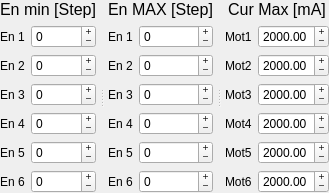
                    <widget class="QSplitter" name="EnSelect">
                        <property name="orientation">
                            <enum>Qt::Horizontal</enum>
                        </property>
                        <property name="handleWidth">
                            <number>12</number>
                        </property>
                        <widget class="QWidget" name="layoutWidget">
                            <layout class="QVBoxLayout" name="EnMin">
                                <item>
                                    <widget class="QLabel" name="valMinScr_2">
                                        <property name="font">
                                            <font>
                                                <pointsize>12</pointsize>
                                                <strikeout>false</strikeout>
                                                <kerning>true</kerning>
                                            </font>
                                        </property>
                                        <property name="text">
                                            <string>En min [Step]</string>
                                        </property>
                                        <property name="alignment">
                                            <set>Qt::AlignCenter</set>
                                        </property>
                                    </widget>
                                </item>
                                <item>
                                    <layout class="QFormLayout" name="formLayout_2">
                                        <property name="fieldGrowthPolicy">
                                            <enum>QFormLayout::AllNonFixedFieldsGrow</enum>
                                        </property>
                                        <property name="labelAlignment">
                                            <set>Qt::AlignCenter</set>
                                        </property>
                                        <property name="formAlignment">
                                            <set>Qt::AlignLeading|Qt::AlignLeft|Qt::AlignTop</set>
                                        </property>
                                        <item row="0" column="0">
                                            <widget class="QLabel" name="en1Label_2">
                                                <property name="text">
                                                    <string>En 1</string>
                                                </property>
                                                <property name="buddy">
                                                    <cstring>en1Min</cstring>
                                                </property>
                                            </widget>
                                        </item>
                                        <item row="0" column="1">
                                            <widget class="QSpinBox" name="en1Min">
                                                <property name="buttonSymbols">
                                                    <enum>QAbstractSpinBox::PlusMinus</enum>
                                                </property>
                                                <property name="minimum">
                                                    <number>-99999</number>
                                                </property>
                                                <property name="maximum">
                                                    <number>99999</number>
                                                </property>
                                            </widget>
                                        </item>
                                        <item row="1" column="0">
                                            <widget class="QLabel" name="en2Label_2">
                                                <property name="text">
                                                    <string>En 2</string>
                                                </property>
                                                <property name="buddy">
                                                    <cstring>en2Min</cstring>
                                                </property>
                                            </widget>
                                        </item>
                                        <item row="1" column="1">
                                            <widget class="QSpinBox" name="en2Min">
                                                <property name="buttonSymbols">
                                                    <enum>QAbstractSpinBox::PlusMinus</enum>
                                                </property>
                                                <property name="minimum">
                                                    <number>-99999</number>
                                                </property>
                                                <property name="maximum">
                                                    <number>99999</number>
                                                </property>
                                            </widget>
                                        </item>
                                        <item row="2" column="0">
                                            <widget class="QLabel" name="en3Label_2">
                                                <property name="text">
                                                    <string>En 3</string>
                                                </property>
                                                <property name="buddy">
                                                    <cstring>en3Min</cstring>
                                                </property>
                                            </widget>
                                        </item>
                                        <item row="2" column="1">
                                            <widget class="QSpinBox" name="en3Min">
                                                <property name="buttonSymbols">
                                                    <enum>QAbstractSpinBox::PlusMinus</enum>
                                                </property>
                                                <property name="minimum">
                                                    <number>-99999</number>
                                                </property>
                                                <property name="maximum">
                                                    <number>99999</number>
                                                </property>
                                            </widget>
                                        </item>
                                        <item row="3" column="0">
                                            <widget class="QLabel" name="en4Label_2">
                                                <property name="text">
                                                    <string>En 4</string>
                                                </property>
                                                <property name="buddy">
                                                    <cstring>en4Min</cstring>
                                                </property>
                                            </widget>
                                        </item>
                                        <item row="3" column="1">
                                            <widget class="QSpinBox" name="en4Min">
                                                <property name="buttonSymbols">
                                                    <enum>QAbstractSpinBox::PlusMinus</enum>
                                                </property>
                                                <property name="minimum">
                                                    <number>-99999</number>
                                                </property>
                                                <property name="maximum">
                                                    <number>99999</number>
                                                </property>
                                            </widget>
                                        </item>
                                        <item row="4" column="0">
                                            <widget class="QLabel" name="en5Label_2">
                                                <property name="text">
                                                    <string>En 5</string>
                                                </property>
                                                <property name="buddy">
                                                    <cstring>en5Min</cstring>
                                                </property>
                                            </widget>
                                        </item>
                                        <item row="4" column="1">
                                            <widget class="QSpinBox" name="en5Min">
                                                <property name="buttonSymbols">
                                                    <enum>QAbstractSpinBox::PlusMinus</enum>
                                                </property>
                                                <property name="minimum">
                                                    <number>-99999</number>
                                                </property>
                                                <property name="maximum">
                                                    <number>99999</number>
                                                </property>
                                            </widget>
                                        </item>
                                        <item row="5" column="0">
                                            <widget class="QLabel" name="en6Label_2">
                                                <property name="text">
                                                    <string>En 6</string>
                                                </property>
                                                <property name="buddy">
                                                    <cstring>en6Min</cstring>
                                                </property>
                                            </widget>
                                        </item>
                                        <item row="5" column="1">
                                            <widget class="QSpinBox" name="en6Min">
                                                <property name="buttonSymbols">
                                                    <enum>QAbstractSpinBox::PlusMinus</enum>
                                                </property>
                                                <property name="minimum">
                                                    <number>-99999</number>
                                                </property>
                                                <property name="maximum">
                                                    <number>99999</number>
                                                </property>
                                            </widget>
                                        </item>
                                    </layout>
                                </item>
                            </layout>
                        </widget>
                        <widget class="QWidget" name="layoutWidget">
                            <layout class="QVBoxLayout" name="EnMax">
                                <item>
                                    <widget class="QLabel" name="valMinScr">
                                        <property name="font">
                                            <font>
                                                <pointsize>12</pointsize>
                                                <strikeout>false</strikeout>
                                                <kerning>true</kerning>
                                            </font>
                                        </property>
                                        <property name="text">
                                            <string>En MAX [Step]</string>
                                        </property>
                                        <property name="textFormat">
                                            <enum>Qt::AutoText</enum>
                                        </property>
                                        <property name="alignment">
                                            <set>Qt::AlignCenter</set>
                                        </property>
                                    </widget>
                                </item>
                                <item>
                                    <layout class="QFormLayout" name="formLayout">
                                        <property name="fieldGrowthPolicy">
                                            <enum>QFormLayout::AllNonFixedFieldsGrow</enum>
                                        </property>
                                        <property name="labelAlignment">
                                            <set>Qt::AlignCenter</set>
                                        </property>
                                        <property name="formAlignment">
                                            <set>Qt::AlignLeading|Qt::AlignLeft|Qt::AlignTop</set>
                                        </property>
                                        <item row="0" column="0">
                                            <widget class="QLabel" name="en1Label">
                                                <property name="text">
                                                    <string>En 1</string>
                                                </property>
                                                <property name="buddy">
                                                    <cstring>en1Max</cstring>
                                                </property>
                                            </widget>
                                        </item>
                                        <item row="1" column="0">
                                            <widget class="QLabel" name="en2Label">
                                                <property name="text">
                                                    <string>En 2</string>
                                                </property>
                                                <property name="buddy">
                                                    <cstring>en2Max</cstring>
                                                </property>
                                            </widget>
                                        </item>
                                        <item row="1" column="1">
                                            <widget class="QSpinBox" name="en2Max">
                                                <property name="buttonSymbols">
                                                    <enum>QAbstractSpinBox::PlusMinus</enum>
                                                </property>
                                                <property name="minimum">
                                                    <number>-99999</number>
                                                </property>
                                                <property name="maximum">
                                                    <number>99999</number>
                                                </property>
                                            </widget>
                                        </item>
                                        <item row="2" column="0">
                                            <widget class="QLabel" name="en3Label">
                                                <property name="text">
                                                    <string>En 3</string>
                                                </property>
                                                <property name="buddy">
                                                    <cstring>en3Max</cstring>
                                                </property>
                                            </widget>
                                        </item>
                                        <item row="2" column="1">
                                            <widget class="QSpinBox" name="en3Max">
                                                <property name="buttonSymbols">
                                                    <enum>QAbstractSpinBox::PlusMinus</enum>
                                                </property>
                                                <property name="minimum">
                                                    <number>-99999</number>
                                                </property>
                                                <property name="maximum">
                                                    <number>99999</number>
                                                </property>
                                            </widget>
                                        </item>
                                        <item row="3" column="0">
                                            <widget class="QLabel" name="en4Label">
                                                <property name="text">
                                                    <string>En 4</string>
                                                </property>
                                                <property name="buddy">
                                                    <cstring>en4Max</cstring>
                                                </property>
                                            </widget>
                                        </item>
                                        <item row="3" column="1">
                                            <widget class="QSpinBox" name="en4Max">
                                                <property name="buttonSymbols">
                                                    <enum>QAbstractSpinBox::PlusMinus</enum>
                                                </property>
                                                <property name="minimum">
                                                    <number>-99999</number>
                                                </property>
                                                <property name="maximum">
                                                    <number>99999</number>
                                                </property>
                                            </widget>
                                        </item>
                                        <item row="4" column="0">
                                            <widget class="QLabel" name="en5Label">
                                                <property name="text">
                                                    <string>En 5</string>
                                                </property>
                                                <property name="buddy">
                                                    <cstring>en5Max</cstring>
                                                </property>
                                            </widget>
                                        </item>
                                        <item row="4" column="1">
                                            <widget class="QSpinBox" name="en5Max">
                                                <property name="buttonSymbols">
                                                    <enum>QAbstractSpinBox::PlusMinus</enum>
                                                </property>
                                                <property name="minimum">
                                                    <number>-99999</number>
                                                </property>
                                                <property name="maximum">
                                                    <number>99999</number>
                                                </property>
                                            </widget>
                                        </item>
                                        <item row="5" column="0">
                                            <widget class="QLabel" name="en6Label">
                                                <property name="text">
                                                    <string>En 6</string>
                                                </property>
                                                <property name="buddy">
                                                    <cstring>en6Max</cstring>
                                                </property>
                                            </widget>
                                        </item>
                                        <item row="5" column="1">
                                            <widget class="QSpinBox" name="en6Max">
                                                <property name="buttonSymbols">
                                                    <enum>QAbstractSpinBox::PlusMinus</enum>
                                                </property>
                                                <property name="minimum">
                                                    <number>-99999</number>
                                                </property>
                                                <property name="maximum">
                                                    <number>99999</number>
                                                </property>
                                            </widget>
                                        </item>
                                        <item row="0" column="1">
                                            <widget class="QSpinBox" name="en1Max">
                                                <property name="buttonSymbols">
                                                    <enum>QAbstractSpinBox::PlusMinus</enum>
                                                </property>
                                                <property name="minimum">
                                                    <number>-99999</number>
                                                </property>
                                                <property name="maximum">
                                                    <number>99999</number>
                                                </property>
                                            </widget>
                                        </item>
                                    </layout>
                                </item>
                            </layout>
                        </widget>
                        <widget class="QWidget" name="layoutWidget">
                            <layout class="QVBoxLayout" name="CurMax">
                                <item>
                                    <widget class="QLabel" name="valMinScr_3">
                                        <property name="font">
                                            <font>
                                                <pointsize>12</pointsize>
                                                <strikeout>false</strikeout>
                                                <kerning>true</kerning>
                                            </font>
                                        </property>
                                        <property name="text">
                                            <string>Cur Max [mA]</string>
                                        </property>
                                        <property name="textFormat">
                                            <enum>Qt::AutoText</enum>
                                        </property>
                                        <property name="alignment">
                                            <set>Qt::AlignCenter</set>
                                        </property>
                                    </widget>
                                </item>
                                <item>
                                    <layout class="QFormLayout" name="formLayout_3">
                                        <property name="fieldGrowthPolicy">
                                            <enum>QFormLayout::AllNonFixedFieldsGrow</enum>
                                        </property>
                                        <property name="labelAlignment">
                                            <set>Qt::AlignCenter</set>
                                        </property>
                                        <property name="formAlignment">
                                            <set>Qt::AlignLeading|Qt::AlignLeft|Qt::AlignTop</set>
                                        </property>
                                        <item row="0" column="0">
                                            <widget class="QLabel" name="en1Label_3">
                                                <property name="text">
                                                    <string>Mot1</string>
                                                </property>
                                            </widget>
                                        </item>
                                        <item row="1" column="0">
                                            <widget class="QLabel" name="en2Label_3">
                                                <property name="text">
                                                    <string>Mot2</string>
                                                </property>
                                            </widget>
                                        </item>
                                        <item row="2" column="0">
                                            <widget class="QLabel" name="en3Label_3">
                                                <property name="text">
                                                    <string>Mot3</string>
                                                </property>
                                            </widget>
                                        </item>
                                        <item row="3" column="0">
                                            <widget class="QLabel" name="en4Label_3">
                                                <property name="text">
                                                    <string>Mot4</string>
                                                </property>
                                            </widget>
                                        </item>
                                        <item row="4" column="0">
                                            <widget class="QLabel" name="en5Label_3">
                                                <property name="text">
                                                    <string>Mot5</string>
                                                </property>
                                            </widget>
                                        </item>
                                        <item row="5" column="0">
                                            <widget class="QLabel" name="en6Label_3">
                                                <property name="text">
                                                    <string>Mot6</string>
                                                </property>
                                            </widget>
                                        </item>
                                        <item row="0" column="1">
                                            <widget class="QDoubleSpinBox" name="curM1">
                                                <property name="buttonSymbols">
                                                    <enum>QAbstractSpinBox::PlusMinus</enum>
                                                </property>
                                                <property name="minimum">
                                                    <double>200.000000000000000</double>
                                                </property>
                                                <property name="maximum">
                                                    <double>4000.000000000000000</double>
                                                </property>
                                                <property name="value">
                                                    <double>2000.000000000000000</double>
                                                </property>
                                            </widget>
                                        </item>
                                        <item row="5" column="1">
                                            <widget class="QDoubleSpinBox" name="curM6">
                                                <property name="buttonSymbols">
                                                    <enum>QAbstractSpinBox::PlusMinus</enum>
                                                </property>
                                                <property name="minimum">
                                                    <double>200.000000000000000</double>
                                                </property>
                                                <property name="maximum">
                                                    <double>4000.000000000000000</double>
                                                </property>
                                                <property name="value">
                                                    <double>2000.000000000000000</double>
                                                </property>
                                            </widget>
                                        </item>
                                        <item row="4" column="1">
                                            <widget class="QDoubleSpinBox" name="curM5">
                                                <property name="buttonSymbols">
                                                    <enum>QAbstractSpinBox::PlusMinus</enum>
                                                </property>
                                                <property name="minimum">
                                                    <double>200.000000000000000</double>
                                                </property>
                                                <property name="maximum">
                                                    <double>4000.000000000000000</double>
                                                </property>
                                                <property name="value">
                                                    <double>2000.000000000000000</double>
                                                </property>
                                            </widget>
                                        </item>
                                        <item row="3" column="1">
                                            <widget class="QDoubleSpinBox" name="curM4">
                                                <property name="buttonSymbols">
                                                    <enum>QAbstractSpinBox::PlusMinus</enum>
                                                </property>
                                                <property name="minimum">
                                                    <double>200.000000000000000</double>
                                                </property>
                                                <property name="maximum">
                                                    <double>4000.000000000000000</double>
                                                </property>
                                                <property name="value">
                                                    <double>2000.000000000000000</double>
                                                </property>
                                            </widget>
                                        </item>
                                        <item row="2" column="1">
                                            <widget class="QDoubleSpinBox" name="curM3">
                                                <property name="buttonSymbols">
                                                    <enum>QAbstractSpinBox::PlusMinus</enum>
                                                </property>
                                                <property name="minimum">
                                                    <double>200.000000000000000</double>
                                                </property>
                                                <property name="maximum">
                                                    <double>4000.000000000000000</double>
                                                </property>
                                                <property name="value">
                                                    <double>2000.000000000000000</double>
                                                </property>
                                            </widget>
                                        </item>
                                        <item row="1" column="1">
                                            <widget class="QDoubleSpinBox" name="curM2">
                                                <property name="buttonSymbols">
                                                    <enum>QAbstractSpinBox::PlusMinus</enum>
                                                </property>
                                                <property name="minimum">
                                                    <double>200.000000000000000</double>
                                                </property>
                                                <property name="maximum">
                                                    <double>4000.000000000000000</double>
                                                </property>
                                                <property name="value">
                                                    <double>2000.000000000000000</double>
                                                </property>
                                            </widget>
                                        </item>
                                    </layout>
                                </item>
                            </layout>
                        </widget>
                    </widget>
